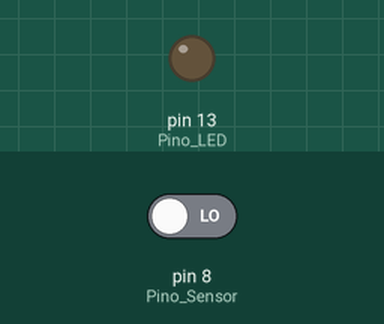
Recording of a sketch running on a simulated Arduino Uno, built with avr-gcc and run on an emulated ATmega328P. On the bench: output pins drawn as LEDs (lit = HIGH). The test bench sets the inputs (shaded band); at power-on: pin 8 (Pino_Sensor) LOW.

Above: at 1.2 s.
1.3 s: pin 8 (Pino_Sensor) driven HIGH
At 1.7 s:
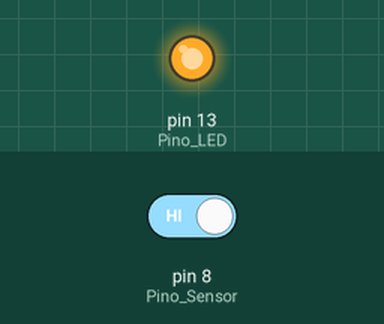
Timing chart, 0 to 4.3 s (numbered marks = the images above; inputs shaded):
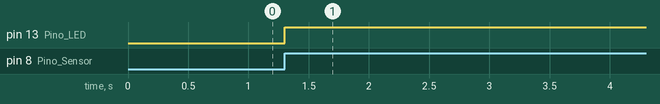

The sketch:

C_digo_Sensor_Movimento_PIR.ino
```cpp
/* Programa: Sensor de Presença - PIR */
/* Definindo os pinos digitais para o LED e o Sensor */
int Pino_Sensor = 8;
int Pino_LED = 13;
void setup()
{
/* Configura o pino do sensor como entrada */
pinMode(Pino_Sensor, INPUT);
/* Configura o pino do LED como saída */
pinMode(Pino_LED, OUTPUT);
}
void loop()
{
/* Se o sensor detectar presença */
if (digitalRead(Pino_Sensor) == HIGH) {
   /* Ligue o LED */
   digitalWrite(Pino_LED, HIGH);
   /* Permanece com o LED ligado por 5 segundos */
   delay(5000);
   /* Senao... */
} else {
   /* Mantém o LED desligado */
   digitalWrite(Pino_LED, LOW);
}
/* Pequena pausa para retomar o monitoramento */
delay(100);
}
```

Measured:
- after the input at 1.3 s, pin 13 (Pino_LED): LOW → HIGH at once
